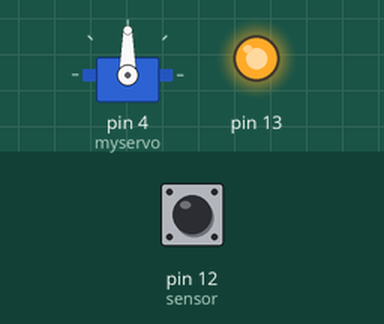
A sketch run on a simulated Arduino Uno, built with avr-gcc and run on an emulated ATmega328P. Parts: servo, output pins drawn as LEDs (lit = HIGH). The inputs (shaded band) are chosen by the test bench; at power-on: pin 12 (sensor) HIGH.

Above: at 1.2 s.
1.3 s: pin 12 (sensor) driven LOW
At 1.8 s:
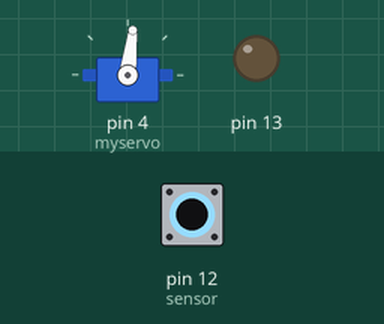
4.3 s: pin 12 (sensor) driven HIGH
At 5.3 s:
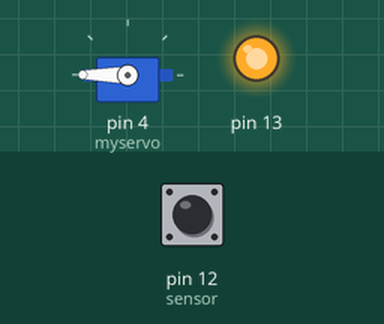
5.8 s: pin 12 (sensor) driven LOW
At 6.4 s:
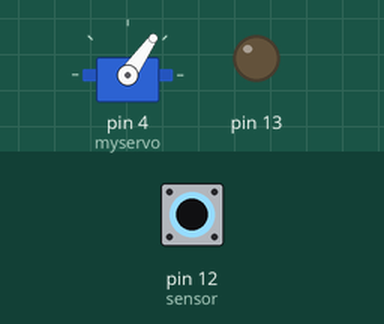
8.8 s: pin 12 (sensor) pulsed HIGH 5 times (0.12 s each, 0.3 s apart)
At 11.1 s:
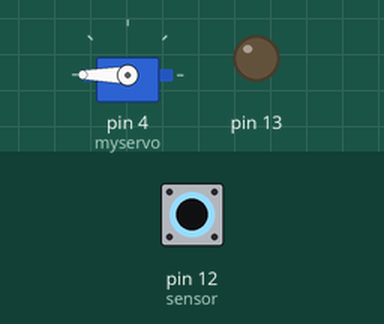
13.3 s: pin 12 (sensor) pulsed HIGH 2 times (0.12 s each, 0.3 s apart)
At 14.4 s:
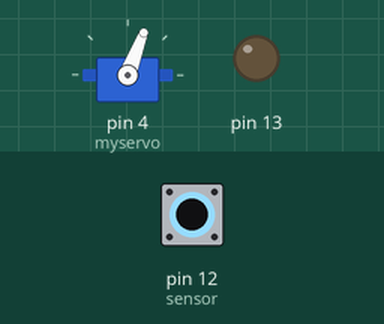
Timing chart, 0 to 73.4 s (numbered marks = the images above; inputs shaded):
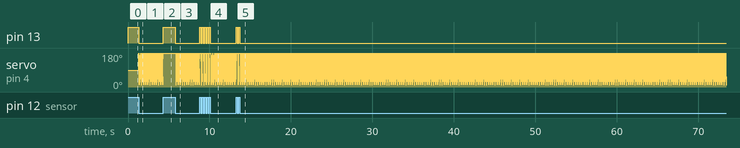

The sketch:

Front_Slope.ino
```cpp
#define sensor 12
#include<Servo.h>
Servo myservo;
int pos = 0;
void setup()
{
  Serial.begin(9600);
  pinMode(13,OUTPUT);
  pinMode(sensor,INPUT);
  myservo.attach(4);
}

void loop ()
{
  int detect = digitalRead(sensor);
  if ( detect == 0)
  {
     digitalWrite(13,LOW);
   for (pos = 0; pos<=180; pos+=1)
   {
    myservo.write (pos);
   }
  }
  else
  {
    digitalWrite(13,HIGH);
  }
}
```

Measured:
- after the input at 1.3 s, pin 13: HIGH → LOW at once
- after the input at 4.3 s, pin 13: LOW → HIGH at once; servo on pin 4 (myservo): stops changing and stays 180°
- after the input at 5.8 s, pin 13: HIGH → LOW at once
- after the input at 8.8 s, pin 13: alternates HIGH for 0.12 s and LOW for 0.18 s, 10 changes in all, then stays LOW, starting at once
- after the input at 13.3 s, pin 13: alternates HIGH for 0.11 s and LOW for 0.18 s, 4 changes in all, then stays LOW, starting at once
